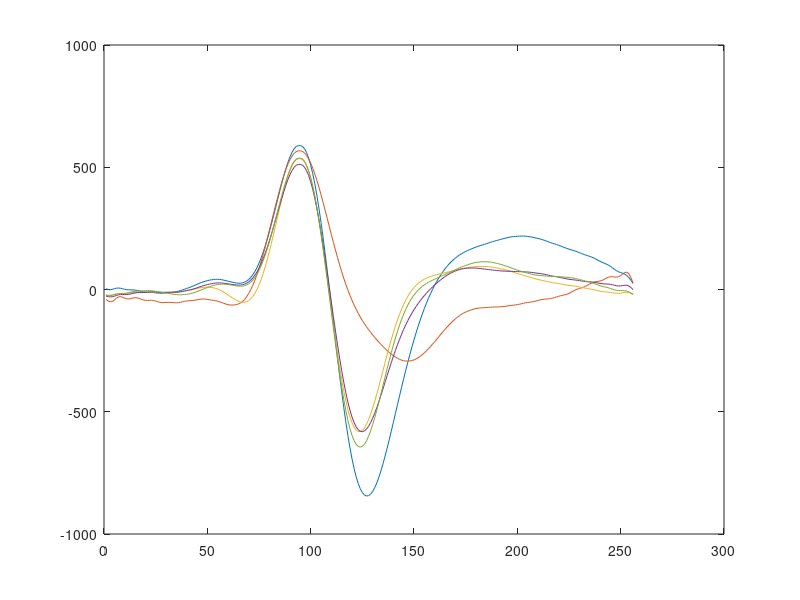
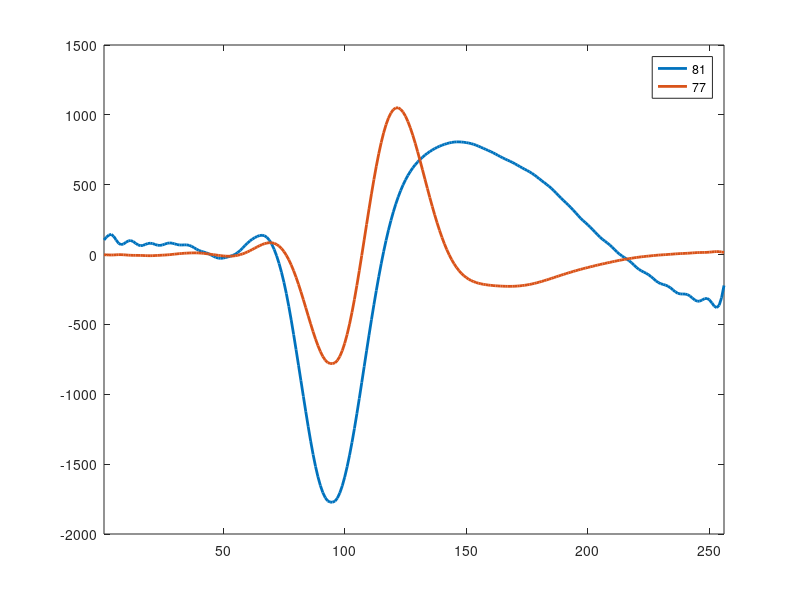

Reproduce these figures in MATLAB, in order. (Note: this script raises an error after producing the figures.)
%generate simulated spiketrains of different lengths
%
%


load('allMeans.mat');

indsSimilar = find( allMeans(:,94) > 500 & allMeans(:,94)<600 );
indsSimilar=indsSimilar(1:5);
figure(20);
plot(1:256, allMeans(indsSimilar,:) );


noiseStd=0.05;
nrSamples=500*100000;  %x sec, at 100kHz

%realWaveformsInd = indsSimilar;

realWaveformsInd=[81 77]

figure(21);
plot(1:256, allMeans(realWaveformsInd,:), 'linewidth',2);
legend('81','77');
xlim([1 256]);


%realWaveformsIndAll=[2 51 61 72 81];
%realWaveformsInd=realWaveformsIndAll([ 2 3 5]);

i=1;
%for i=1:4
    i
    noiseStdThis=i*noiseStd;   

    %the variables returned here are according to an old version of generateSpiketrain -- needs to be fixed before this can be used!
    [spiketrainNoise, spiketrain, spiketrainDown, realWaveformsInd, noiseWaveformsInd,spiketimes] = generateSpiketrain(allMeans, realWaveformsInd, nrSamples, noiseStdThis);
    
%    save(['/data2/simulated/simulatedNew2' num2str(i) '.mat']);
%end
%-- [spiketrains, realWaveformsInd, noiseWaveformsInd,spiketimes,waveformsOrigAll,scalingFactorSpikes] = generateSpiketrain(allMeans, realWaveformsInd, nrSamples, noiseStds);

%renvar spiketrainsAll spiketrains

%save('/data2/simulated/simulatedNew_1000s_sim1_level1.mat', 'spiketrains', 'realWaveformsInd', 'allMeans', 'spiketimes', 'scalingFactorSpikes', 'noiseStds','nrSamples');

%save('/data2/simulated/simulatedNew_1000s_sim1_level1.mat','noiseStds','nrSamples','realWaveformsInd','spiketimes','spiketrain')
